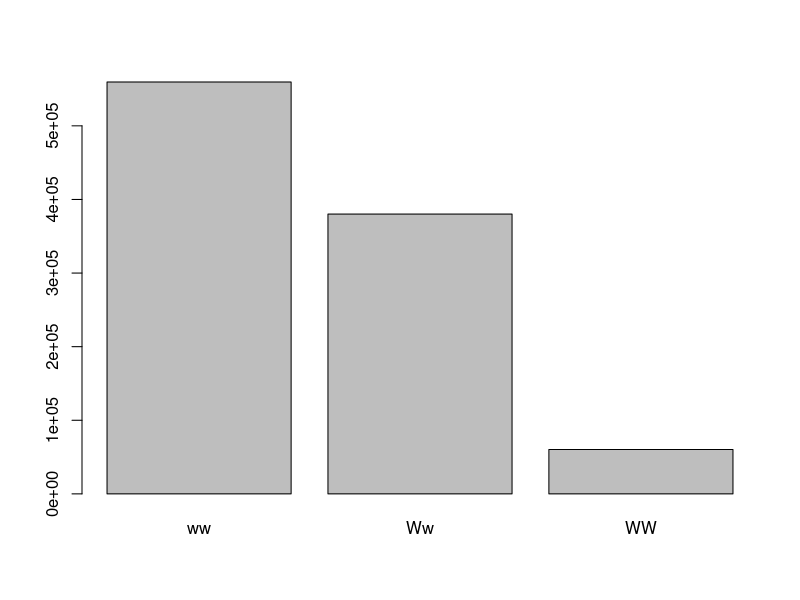
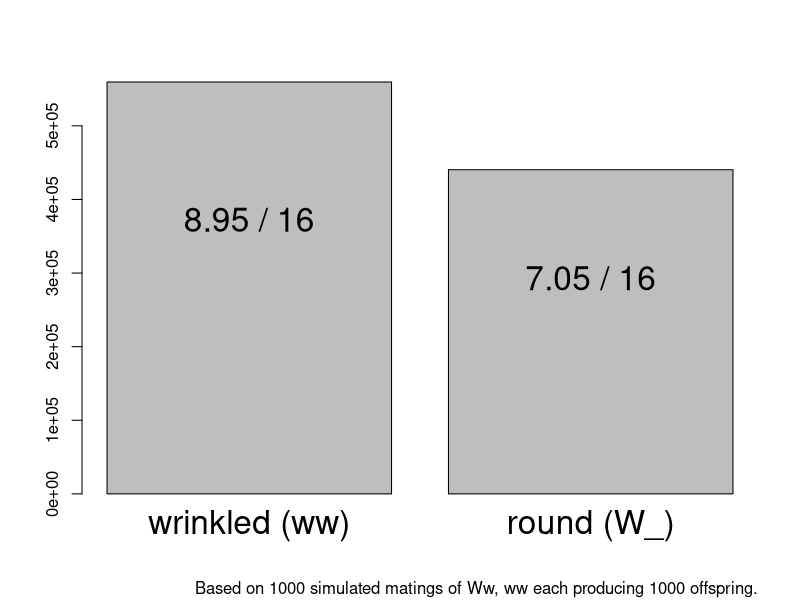

Reproduce these figures in R, in order.
# Test cross problem: Solution using a discrete model simulation
# Dave Angelini, Colby College, BI279, Spring 2021

# The genotypes of F1 individuals who will be mating to produce the F2.
# There are many F1's but they have an equal ratio of these two genotypes.
genotypes <- c("Ww","ww")

# A function to convert a string with multiple characters (a genotype)
# into a vector of single characters (alleles)
vstr <- function (x) { substring(x, seq(1, nchar(x), 1), seq(1, nchar(x), 1)) }

# A function to model allelic segregation in a cross of two parents
cross <- function (female, male, offspring.number = 1, order.hets = TRUE) {
  # Split genotypes into alleles
  female <- vstr(female)
  male <- vstr(male)
  # If parents are both homozygous with the same alleles then, just output that.
  if (all(c(female,male) == female[1])) {
    F1 <- rep(paste0(female, collapse = ""),offspring.number)
  } else { # Otherwise, sample alleles from each parent
    F1 <- unlist(
      lapply(1:offspring.number, function(x) {
        paste0(sample(female,1),sample(male,1))
      } ) )
    if (order.hets) { # Ensure hets are listed with dominant (capital) alleles first
      F1 <- unlist(
        lapply(F1, function(x) {
          x <- vstr(x)
          x <- x[order(x, decreasing = TRUE)]
          x <- paste0(x, collapse = "")
        } ) )
    }
  } # End the else-statement
  return(F1)
} # End of cross function

# Set the random seed to allow reproducibility
set.seed(123)

# Simulate many matings
matings <- 1000
offspring.per.cross <- 1000
F2 <- unlist(
  lapply(1:matings, function(x) {
    cross(female = sample(genotypes,1),
          male = sample(genotypes,1),
          offspring.number = offspring.per.cross)
  })
)

length(F2)
unique(F2)

# Count the number of each genotype
F2.genotypes <- c(by(as.factor(F2), F2, length))

# Plot the number of each genotype
barplot(F2.genotypes)

# Count the number of each phenotype
F2.phenotypes <- F2.genotypes[1]
F2.phenotypes[2] <- F2.genotypes["Ww"] + F2.genotypes["WW"]
names(F2.phenotypes) <- c("wrinkled (ww)","round (W_)")
F2.phenotypes

# Find the fraction (over 16) of each phenotype
F2.ratio <- paste0(round((F2.phenotypes / sum(F2.phenotypes))*16,2)," / 16")

# Plot the number of each phenotype
p <- barplot(F2.phenotypes, cex.names = 2)

# Overlay the fraction of each phenotype
text(p, F2.phenotypes*(2/3), labels=F2.ratio, cex=2, adj=0.5)

# Add some of the simulation details to the bottom of the plot
title(sub = paste0(
  "Based on ",matings," simulated matings of ", paste0(genotypes, collapse = ", "),
  " each producing ",offspring.per.cross," offspring."), adj = 1)

# Save the plot
png("~/Downloads/test.cross.problem.png", width = 600, height = 750)

# Chi-squared test
chisq.test(F2.phenotypes, p = c(9,7)/16)
# X-squared = 35.052, df = 1, p-value = 3.211e-09


